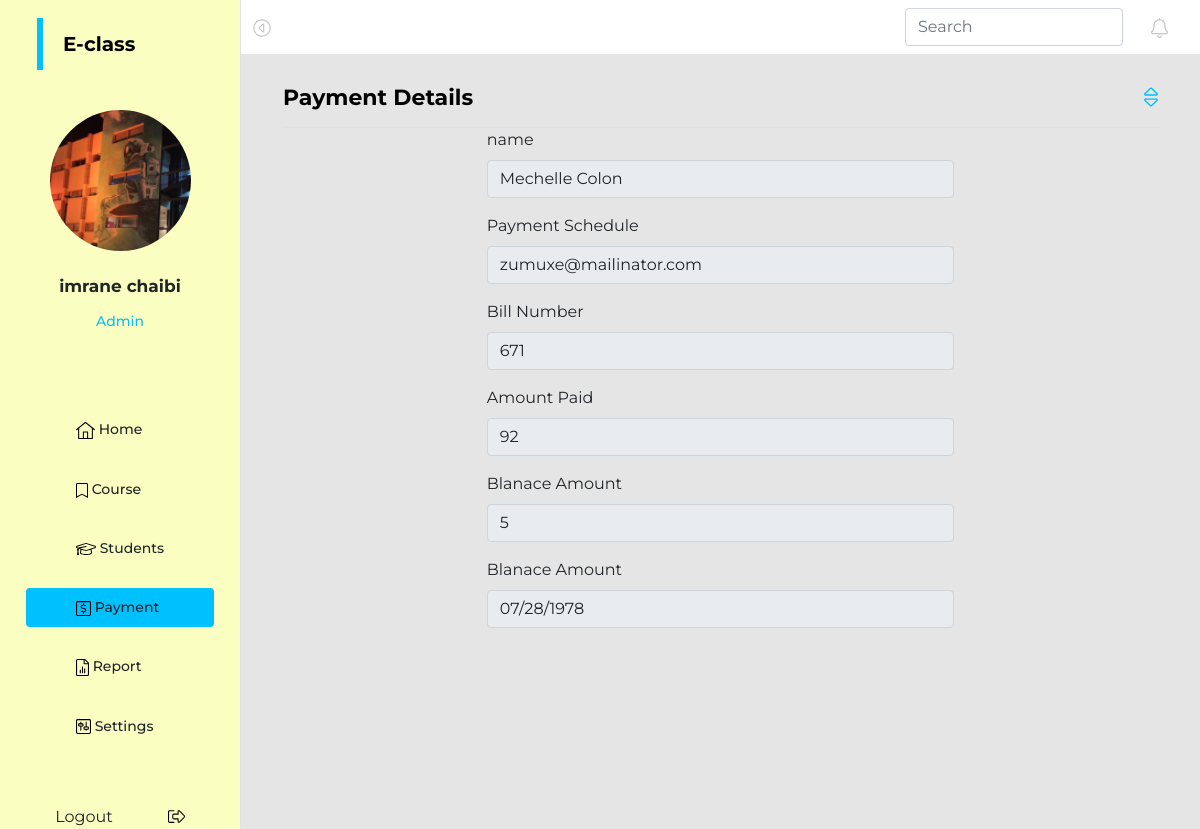
The page /showpayment.php?id=1 (signed in) on the database its author committed.
### tables this page shows
CREATE TABLE `payment_details` (
  `ID` int(11) NOT NULL,
  `fName` varchar(255) NOT NULL,
  `PaymentSchedule` varchar(255) DEFAULT NULL,
  `BillNumber` varchar(255) DEFAULT NULL,
  `AmountPaid` varchar(255) DEFAULT NULL,
  `Blanaceamount` varchar(255) DEFAULT NULL,
  `tDate` varchar(255) DEFAULT NULL
);

### showpayment.php (the view, shortened to what this page needs)
<?php
            include './config/db.php';
            include './assets/utilities/hPayment.php';
            $student_id = $_GET['id'];
            $sql = "SELECT * FROM payment_details WHERE id=$student_id";
            $record = mysqli_query($connection, $sql);
            $row = mysqli_fetch_array($record, MYSQLI_ASSOC);
            ?>
            <div id="page-content-wrapper">
                <nav class="navbar navbar-expand-lg bg-12">
                    <div class="container-fluid">
                        <a class="" id="sidebarToggle">
                            </a>
                        <div class="collapse navbar-collapse" id="navbarSupportedContent">
                            <ul class="navbar-nav ms-auto mt-2 mt-lg-0 mynav">
                                <li class="nav-item active">
                                    <form class="d-flex">
                                        <input class="form-control me-2" type="search" placeholder="Search" aria-label="Search">
                                    </form>
                                </li>
                                <li class="nav-item item1">
                                </li>
                            </ul>
                        </div>
                    </div>
                </nav>
                <div class="container-fluid m123">
                    <div class="mycontainer2 border-bottom">
                        <p class="stitle1">Payment Details</p>
                        <ul class="myul2">
                            <li>
                            </li>
                        </ul>
                    </div>
                    <div class="showp">
                        <form method="POST" class="formshow">
                            <div class="fromcon">
                            <div class="mb-3">
                                <label for="name" class="form-label">name</label>
                                <input disabled type="text" name="name" class="form-control" id="" aria-describedby="Recipient's username" value="<?php echo $row['fName']; ?>">
                            </div>
                            <div class="mb-3">
                                <label for="Email1" class="form-label">Payment Schedule</label>
                                <input disabled type="text" name="Email" class="form-control" id="exampleInputEmail1" aria-describedby="emailHelp" value="<?php echo $row['PaymentSchedule']; ?>">
                            </div>
                            <div class="mb-3">
                                <label for="number" class="form-label">Bill Number</label>
                                <input disabled type="text" name="number" class="form-control" id="" aria-describedby="Recipient's username" value="<?php echo $row['BillNumber']; ?>">
                            </div>
                            <div class="mb-3">
                                <label for="AmountPaid" class="form-label">Amount Paid</label>
                                <input disabled type="text" name="AmountPaid" class="form-control" id="" aria-describedby="Recipient's username" value="<?php echo $row['AmountPaid']; ?>">
                            </div>
                            <div class="mb-3">
                                <label for="dateofadmission" class="form-label">Blanace Amount</label>
                                <input disabled type="number" name="dateofadmission" class="form-control" id="" aria-describedby="Recipient's username" value="<?php echo $row['Blanaceamount']; ?>">
                            </div>
                            <div class="mb-3">
                                <label for="dateofadmission" class="form-label">Blanace Amount</label>
                                <input disabled type="date" name="dateofadmission" class="form-control" id="" aria-describedby="Recipient's username" value="<?php echo $row['tDate']; ?>">
                            </div>
                            </div>
                        </form>
                    </div>
                </div>
            </div>
        </div>
        <?php
           include './assets/utilities/fdashboard.php';
        ?>

### assets/css/payment.css (style rules this page uses)
.formshow { width: 50%; min-width: 350px; }
.showp { display: flex; justify-content: center; }

### rows shown on the page
payment_details: name "Mechelle Colon", Email "zumuxe@mailinator.com", number "671", AmountPaid "92", dateofadmission "5", dateofadmission "07/28/1978"

### other values the page prints
$_SESSION['firstname'] "imrane"
$_SESSION['lastname'] "chaibi"
